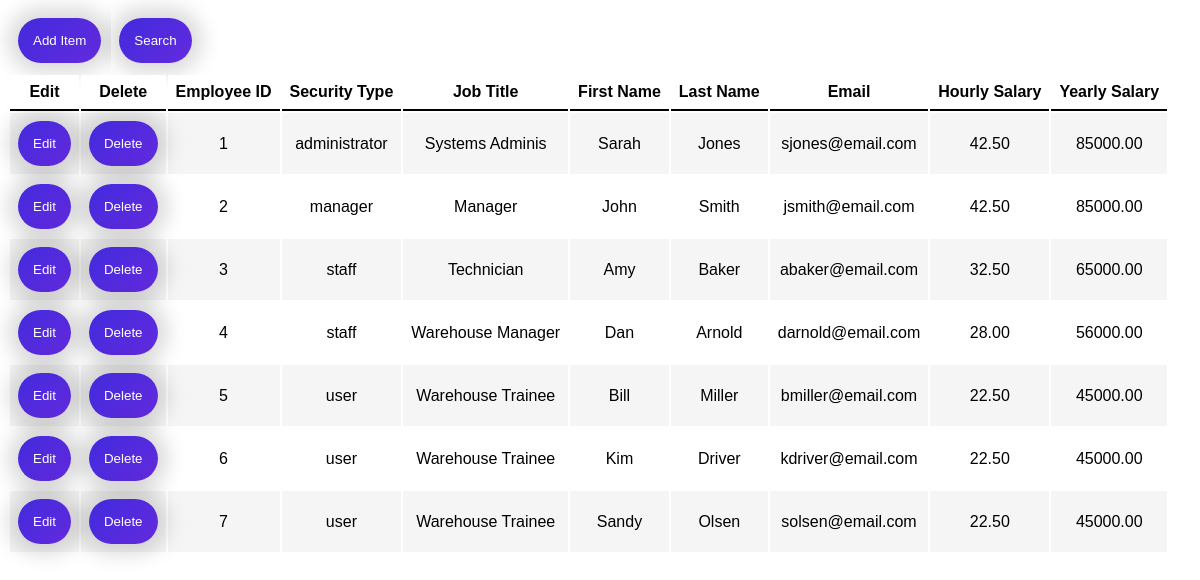
Page /employees.php on the committed database.
### tables this page shows
CREATE TABLE `employee` (
  `employee_ID` int(15) NOT NULL,
  `security_type` enum('administrator','manager','staff','user') NOT NULL,
  `pwd` varchar(65) NOT NULL,
  `job_title` varchar(25) NOT NULL,
  `first_name` varchar(50) NOT NULL,
  `last_name` varchar(50) NOT NULL,
  `email` varchar(50) NOT NULL,
  `hourly_salary` decimal(10,2) NOT NULL,
  `yearly_salary` decimal(10,2) NOT NULL,
  `is_inactive` tinyint(1) NOT NULL
);

### classes/employeeSearch-contr.classes.php (called while the page is built, shortened)
<?php
class employeeSearchContr extends employeeSearch {
    private $searchType;
    private $searchContent;
    public function __construct($searchType, $searchContent)
    {
        if($searchType == "Employee ID"){
            $searchType = "employee_ID";
        }else if($searchType == "Security Type"){
            $searchType = "security_type";
        } else if($searchType == "Password"){
            $searchType = "pwd";
        } else if($searchType == "Job Title"){
            $searchType = "job_title";
        } else if($searchType == "First Name"){
            $searchType = "first_name";
        } else if($searchType == "Last Name"){
            $searchType = "last_name";
        } else if($searchType == "Email"){
            $searchType = "email";
        } else if($searchType == "Hourly Salary"){
            $searchType = "hourly_salary";
        } else if($searchType == "Yearly Salary"){
            $searchType = "yearly_salary";
        }else {
            $searchType = " ";
        }
        $this->searchType = $searchType;
        $this->searchContent = $searchContent;
    }
    public function searchEmployees() {
        $this->getEmployees($this->searchType, $this->searchContent);
    }
}

### includes/employeeSearch.inc.php (called while the page is built, shortened)
<?php
    include "classes/employeeSearch.classes.php";
    include "classes/employeeSearch-contr.classes.php";
    $searchEmployees = new employeeSearchContr($searchType, $searchContent);
    $searchEmployees-> searchEmployees($searchType, $searchContent);

### classes/employeeSearch.classes.php (the view, shortened to what this page needs)
<?php
class employeeSearch extends Dbh {
    protected function getEmployees($searchType, $searchContent) {
        $stmt = $this->connect();
        $getData = $stmt->query($_SESSION["searchTypeInput_employee"]);
        foreach($getData as $row){
            if($row['is_inactive'] == 0){
                echo "<tr  class = 'inventoryItem'>";
                $p_id = "'".$row['employee_ID']."'";
                $p_security_type = "'".$row['security_type']."'";
                $p_pwd= "'".$row['pwd']."'";
                $p_job_title = "'".$row['job_title']."'";
                $p_first_name = "'".$row['first_name']."'";
                $p_last_name = "'".$row['last_name']."'";
                $p_email = "'".$row['email']."'";
                $p_hourly_salary = "'".$row['hourly_salary']."'";
                $p_yearly_salary = "'".$row['yearly_salary']."'";
                printf('<td><button type="button" onclick="editPane_employee(%s,%s, %s,%s,%s,%s,%s,%s,%s)">Edit</button>',$p_id,$p_security_type,$p_pwd,$p_job_title,$p_first_name, $p_last_name, $p_email, $p_hourly_salary,$p_yearly_salary);
                echo "<form name='remove' action='./includes/employeeRemove.inc.php' method='post'>";
                echo "<td><label for 'Delete button'><button type='submit' name='submit' value='submit'>Delete</button></label>";
                echo "</form>";
                echo "<td> {$row['employee_ID']} </td>";
                echo "<td> {$row['security_type']} </td>";
                echo "<td> {$row['job_title']} </td>";
                echo "<td> {$row['first_name']} </td>";
                echo "<td> {$row['last_name']} </td>";
                echo "<td> {$row['email']} </td>";
                echo "<td> {$row['hourly_salary']} </td>";
                echo "<td> {$row['yearly_salary']} </td>";
                echo "</tr>";
            }
        }
    }
}

### css/homePage.css (style rules this page uses)
html, body { height: 100%; }

### css/inventoryStyle.css (style rules this page uses)
html { font-family: sans-serif; }
.inventoryItem { margin: 25px; }
.inventoryItem:nth-child(even) { background-color: rgb(245, 245, 245); }
button { text-align: center; }
button,input[type="submit"] { border: none; padding: 15px; border-radius: 100px; background: linear-gradient(135.76deg, #452ADD 7.5%, #602add 88.59%); color: rgb(255, 255, 255); box-shadow: 0px 0px 20px 10px rgba(0, 0, 0, 0.15); transition: padding 0.5s, font-weight 0.5s; }

### rows in the picture
employee: employee_ID "1", security_type "administrator", job_title "Systems Adminis", first_name "Sarah", last_name "Jones", email "sjones@email.com", hourly_salary "42.50", yearly_salary "85000.00"
employee: employee_ID "2", security_type "manager", job_title "Manager", first_name "John", last_name "Smith", email "jsmith@email.com", hourly_salary "42.50", yearly_salary "85000.00"
employee: employee_ID "3", security_type "staff", job_title "Technician", first_name "Amy", last_name "Baker", email "abaker@email.com", hourly_salary "32.50", yearly_salary "65000.00"
employee: employee_ID "4", security_type "staff", job_title "Warehouse Manager", first_name "Dan", last_name "Arnold", email "darnold@email.com", hourly_salary "28.00", yearly_salary "56000.00"
employee: employee_ID "5", security_type "user", job_title "Warehouse Trainee", first_name "Bill", last_name "Miller", email "bmiller@email.com", hourly_salary "22.50", yearly_salary "45000.00"
employee: employee_ID "6", security_type "user", job_title "Warehouse Trainee", first_name "Kim", last_name "Driver", email "kdriver@email.com", hourly_salary "22.50", yearly_salary "45000.00"
employee: employee_ID "7", security_type "user", job_title "Warehouse Trainee", first_name "Sandy", last_name "Olsen", email "solsen@email.com", hourly_salary "22.50", yearly_salary "45000.00"
